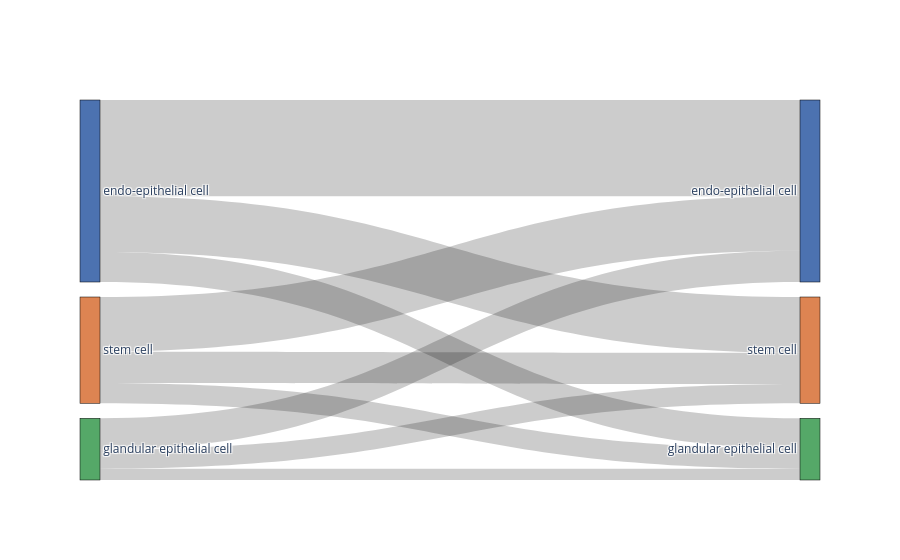
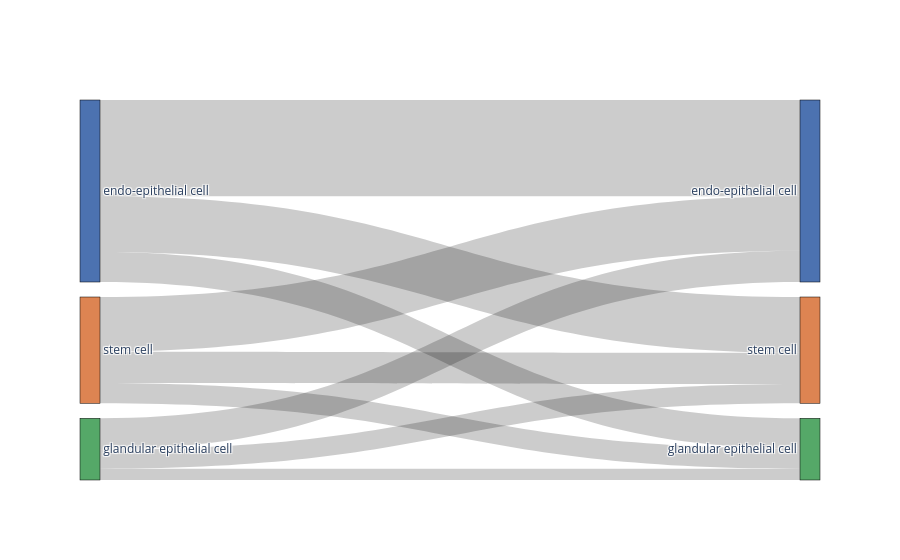

Notebook code for these charts, in order:
### Code cell
# Compare to random assignment
import random
random.seed(1)
adata_predicted.obs['random_labeling'] = list(adata_predicted.obs[celltype_test].sample(frac=1))

bc.tl.report(
    adata_pred=adata_predicted,
    celltype=celltype_test, 
    method="compare_to_random_" + method, 
    analysis_name=analysis_name,
    train_datasets = adata_trains,
    test_dataset = adata_orig,
    merge = merge,
    name_prediction="random_labeling",
    name_report="compare_to_random_auto_annot", 
    use_raw=use_raw,
    remove_nonshared=False, 
    clustering='leiden', 
    asymmetric_matrix=True, 
    delimiter='\t', 
    verbose=True)

### Figure 1 — Plotly figure (JSON) as saved in the notebook; plotly's stock layout.template omitted (floating-point values rounded to 4 significant figures)
{"data": [{"link": {"source": [2, 2, 2, 0, 0, 0, 1, 1, 1], "target": [3, 5, 4, 3, 5, 4, 3, 5, 4], "value": [2995, 1736, 935, 1701, 974, 634, 970, 599, 352]}, "node": {"color": ["#dd8452", "#55a868", "#4c72b0", "#4c72b0", "#55a868", "#dd8452"], "label": ["stem cell", "glandular epithelial cell", "endo-epithelial cell", "endo-epithelial cell", "glandular epithelial cell", "stem cell"], "line": {"color": "black", "width": 0.5}, "pad": 15, "thickness": 20}, "type": "sankey"}], "layout": {}}

### Figure 2 — Plotly figure (JSON) as saved in the notebook; plotly's stock layout.template omitted (floating-point values rounded to 4 significant figures)
{"data": [{"link": {"source": [2, 2, 2, 0, 0, 0, 1, 1, 1], "target": [3, 5, 4, 3, 5, 4, 3, 5, 4], "value": [2995, 1736, 935, 1701, 974, 634, 970, 599, 352]}, "node": {"color": ["#dd8452", "#55a868", "#4c72b0", "#4c72b0", "#55a868", "#dd8452"], "label": ["stem cell", "glandular epithelial cell", "endo-epithelial cell", "endo-epithelial cell", "glandular epithelial cell", "stem cell"], "line": {"color": "black", "width": 0.5}, "pad": 15, "thickness": 20}, "type": "sankey"}], "layout": {}}
